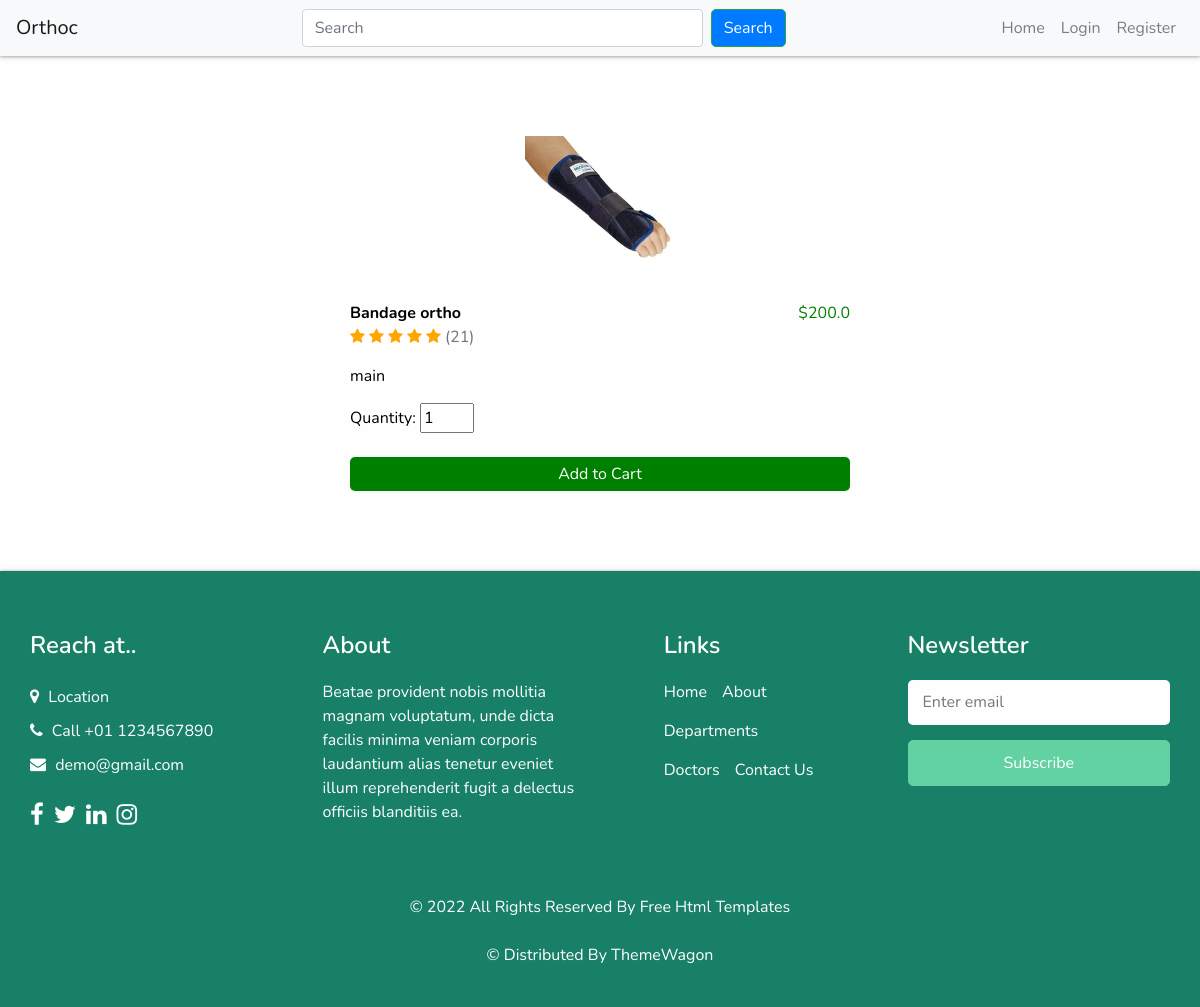
The app's page /item/2 with its own data.
### db_models.py (models this page shows)
class Item(db.Model):
	__tablename__ = "items"
	id = db.Column(db.Integer, primary_key=True)
	name = db.Column(db.String(100), nullable=False)
	price = db.Column(db.Float, nullable=False)
	category = db.Column(db.Text, nullable=False)
	image = db.Column(db.String(250), nullable=False)
	details = db.Column(db.String(250), nullable=False)
	price_id = db.Column(db.String(250), nullable=False)
	orders = db.relationship("Ordered_item", backref="item")
	in_cart = db.relationship("Cart", backref="item")

### __init__.py (the view)
@app.route('/item/<int:id>')
def item(id):
	item = Item.query.get(id)
	return render_template('item.html', item=item)

### __init__.py (called while the page is built)
@app.context_processor
def inject_now():
	return {'now': datetime.utcnow()}

### templates/item.html (shortened to what this page needs)
{% extends "base.html" %}
{% block content %}
			<div class="item-display">
				<div class="img-wrapper">
					<img src="{{ item.image }}" class="pic">
				</div>
				<b>{{ item.name }}</b>
				<span class="right-item">${{ item.price }}</span><br>
                <i class="fa fa-star checked"></i>
                <i class="fa fa-star checked"></i>
                <i class="fa fa-star checked"></i>
                <i class="fa fa-star checked"></i>
                <i class="fa fa-star checked"></i>
                <span class="text-muted" >({{ range(1, 51) | random }})</span>
                <div class="details">{{ item.details | safe }}</div>
                <form action="{{ url_for('add_to_cart', id=item.id) }}" method="POST">
                    Quantity:
                    <input type="number" value="1" name="quantity" min="1" max="50" onkeyup="if(this.value > 50) this.value=50;" required>
                    <br><br>
					<input type="submit" class="add-to-cart" value="Add to Cart" name="add">
                </form>
			</div>
{% endblock %}

### static/styles.css (style rules this page uses)
.item-display { margin: 0 auto; max-width: 500px; }
.add-to-cart { background-color: green; }
.add-to-cart, .remove-from-cart { width: 100%; border: none; color: white; padding: 5px; border-radius: 5px; cursor: pointer; }
.pic { width:150px; height: 150px; }
.img-wrapper { display: flex; justify-content: center; margin-bottom: 15px; }
.right-item { float:right; color:green; }
.details { padding: 15px 0; }
.checked { color: orange; }

### static/css/style.css (style rules this page uses)
body { font-family: 'Nunito', sans-serif; color: #000000; background-color: #fefefe; overflow-x: hidden; }

### records on screen
Item: image (picture), name "Bandage ortho", price "200.0", details "main"
